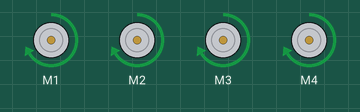
Recording of a sketch running on a simulated Arduino Uno, built with avr-gcc and run on an emulated ATmega328P. Parts: 4 × DC motor (green arrow = forward, orange = backward, longer = faster).

Above: at 0.1 s.
At 2.1 s:
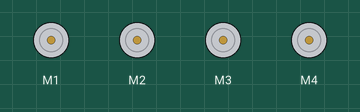
Timing chart, 0 to 3.6 s (numbered marks = the images above):
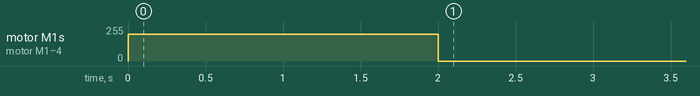

Measured:
- by itself, motor M1–4: stopped → forward 200/255 at 0.00 s, → stopped 2.0 s later

The sketch:

motor.ino
```cpp
#include <AFMotor.h>
#include<Wire.h>

int ledState = 0;

AF_DCMotor motor[4] = {
  AF_DCMotor(1), AF_DCMotor(2), AF_DCMotor(3), AF_DCMotor(4)};

void setup() {
  Wire.begin(10); // join i2c bus with address #10
  Wire.onReceive(receiveData); // register event

  // motor test start
  for(int i = 0; i < 4; i++) {
    motor[i].run(FORWARD);
    motor[i].setSpeed(200);
  }
  delay(2000);
  for(int i = 0; i < 4; i++) {
    motor[i].run(RELEASE);
  } // motor test end
}

void loop() {
  if (ledState == 0) {
    digitalWrite(13, HIGH); // set the LED on
    ledState = 1;
  }
  else {
    digitalWrite(13, LOW); // set the LED off
    ledState = 0;
  }
  delay(1000);
}

void receiveData(int byteCount)
{
  byte reg;
  int operation;
  word spd;

  if(byteCount == 4) {
    reg = Wire.read();
    operation = Wire.read();
    byte high = Wire.read();
    byte low = Wire.read();
    spd = word(high, low); // Big Endian
    motor[reg].run(operation);
    if(operation < BRAKE) {
      motor[reg].setSpeed(spd);
    }
  }
}
```
